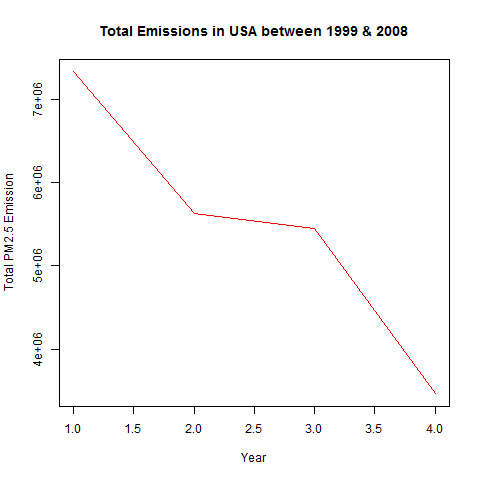

This chart was generated by the following R code:
## Sanem Seren Sever C_EDA - A2
## plot1.R (plot1.png)
###############################

## Attention: WD must contain the source data
## Read data for plotting:
source("LoadData.R")

png(filename = "plot1.png",  width = 480, height = 480,  units = "px")
#totEmis <- aggregate(emisData$Emissions, list(emisData$year), FUN = "sum")
totEmis <- with(emisData, tapply(emisData$Emissions,emisData$year,sum)) 

plot(totEmis,col="red", type =  "l", xlab = "Year", main = "Total Emissions in USA between 1999 & 2008", 
     ylab = "Total PM2.5 Emission")
dev.off()